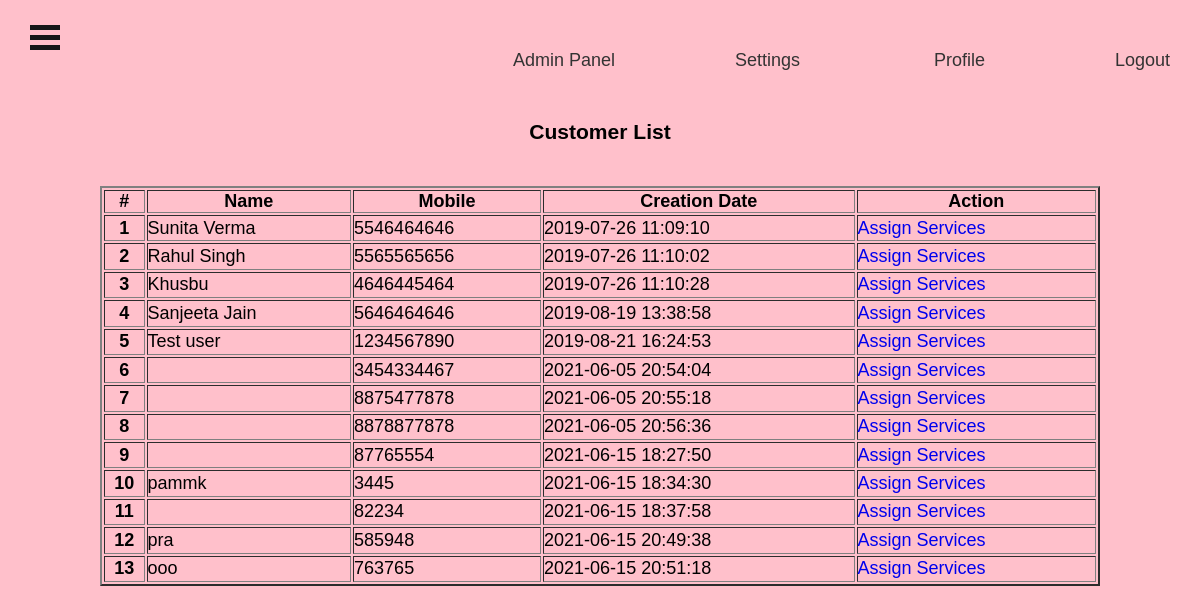
The app's page /admin/customer-list.php (signed in) with its own data.
### tables this page shows
CREATE TABLE `tblcustomers` (
  `ID` int(10) NOT NULL,
  `Name` varchar(120) DEFAULT NULL,
  `Email` varchar(200) DEFAULT NULL,
  `MobileNumber` bigint(11) DEFAULT NULL,
  `Gender` enum('Female','Male','Transgender') DEFAULT NULL,
  `Details` mediumtext DEFAULT NULL,
  `CreationDate` timestamp NULL DEFAULT current_timestamp(),
  `UpdationDate` timestamp NULL DEFAULT NULL ON UPDATE current_timestamp()
);

### admin/customer-list.php (the view, shortened to what this page needs)
<?php
include('includes/dbconnection.php');
if (strlen($_SESSION['bpmsaid']==0)) {
  header('location:logout.php');
  } else{
  ?>
<!DOCTYPE HTML>
<html>
<head>
</head>
<body style="background-color:pink";>
	<div>
		 <?php include_once('includes/header.php');?>
		<div>
			<div>
				<div>
					<h3 align="center">Customer List</h3><br><br>
					<div align="center">
						<table border="2" width="1000px" height="400px"> <thead> <tr> <th>#</th> <th>Name</th> <th>Mobile</th> <th>Creation Date</th><th>Action</th> </tr> </thead> <tbody>
<?php
$ret=mysqli_query($con,"select *from  tblcustomers");
$cnt=1;
while ($row=mysqli_fetch_array($ret)) {
?>
						 <tr> <th scope="row"><?php echo $cnt;?></th> <td><?php  echo $row['Name'];?></td>
						 <td><?php  echo $row['MobileNumber'];?></td>
						 <td><?php  echo $row['CreationDate'];?></td>
		<td> <a href="add-customer-services.php?addid=<?php echo $row['ID'];?>">Assign Services</a></td> </tr>   <?php
$cnt=$cnt+1;
}?></tbody> </table>
					</div>
				</div>
			</div>
		</div>
	</div>
</body>
</html>
<?php }  ?>

### admin/includes/style.css (style rules this page uses)
body { color:black; background-size:cover; background-position:center; font-family:sans-serif; }
* { margin:0; padding:0; }

### admin/includes/header.php (style rules this page uses)
* { padding:0; margin:12; }
a { text-decoration:none; }
body { background-image:bg-1.jpg; font-size: 18px; }

### records on screen
tblcustomers: Name "Sunita Verma", MobileNumber "5546464646", CreationDate "2019-07-26 11:09:10"
tblcustomers: Name "Rahul Singh", MobileNumber "5565565656", CreationDate "2019-07-26 11:10:02"
tblcustomers: Name "Khusbu", MobileNumber "4646445464", CreationDate "2019-07-26 11:10:28"
tblcustomers: Name "Sanjeeta Jain", MobileNumber "5646464646", CreationDate "2019-08-19 13:38:58"
tblcustomers: Name "Test user", MobileNumber "1234567890", CreationDate "2019-08-21 16:24:53"
tblcustomers: MobileNumber "3454334467", CreationDate "2021-06-05 20:54:04"
tblcustomers: MobileNumber "8875477878", CreationDate "2021-06-05 20:55:18"
tblcustomers: MobileNumber "8878877878", CreationDate "2021-06-05 20:56:36"
tblcustomers: MobileNumber "87765554", CreationDate "2021-06-15 18:27:50"
tblcustomers: Name "pammk", MobileNumber "3445", CreationDate "2021-06-15 18:34:30"
tblcustomers: MobileNumber "82234", CreationDate "2021-06-15 18:37:58"
tblcustomers: Name "pra", MobileNumber "585948", CreationDate "2021-06-15 20:49:38"
tblcustomers: Name "ooo", MobileNumber "763765", CreationDate "2021-06-15 20:51:18"
